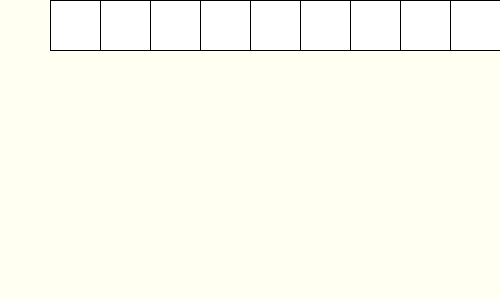
Frame 1 (no input)
Frame 60 (the mouse pressed at the canvas centre just before this capture): identical to frame 1, image omitted
Frame 120 (the mouse held since frame 60 and released just before this capture): identical to frame 1, image omitted

The Processing sketch that drew this single still picture (run headless with seeded random() and noise(); from frame 60 on, the mouse is pressed at the canvas centre):

// Processing sketch: week15_5_many_keys
// ── week15_5_many_keys.pde
//同時按8個鍵的解法方法
void setup(){
  size(500,300);
}
void draw(){
  background(#FFFFF2);
  for(int i=0; i<10; i++){
    if(a[i]==1) fill(255,0,0);
    else fill(255);
    
    if(i==0) rect(50*10, 0, 50, 50);
    else rect( 50*i, 0, 50, 50); 
  }
}
int [] a = new int[10];
void keyPressed(){
  print(keyCode, key);
  if(key>='0' && key<='9') a[key-'0']=1;
}
void keyReleased(){
  if(key>='0' && key<='9') a[key-'0']=0;  
}
